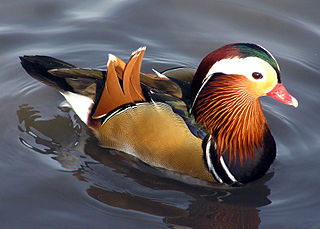
#> input picture opencv.jpg, 320 x 229 px, found by its file name
$ jupyter execute --allow-errors OpenCV_for_images.ipynb   (shell and % lines are left out)
#> lines starting #> are read from the running program, lines starting #| are printed output that depends on the picture
[cell 1]
import cv2
cv2.__version__

[cell 2]
import cv2
import numpy as np
import matplotlib.pyplot as plt

[cell 3]
# reading the image
image = cv2.imread(r'C:\\Users\\New\\Desktop\\Jupyter Notebook\\ML\\Computer Vision\\OpenCV for images\\opencv.jpg')
#> image is the input picture: shape (229, 320, 3); mean B, G, R 93, 92.2, 100.3

#displaying the image with opencv
cv2.imshow('Image', image)
plt.imshow(image)

[cell 4]
# Check whether the image loaded
if image is not None:

    # Convert BGR to RGB
    image_rgb = cv2.cvtColor(image, cv2.COLOR_BGR2RGB)

    # Display image
    plt.imshow(image_rgb)
    plt.title("My Image")
    plt.axis("off")
    plt.show()

else:
    print("Image not found. Check your file path.")

### Resizing the image

[cell 5]
height = 400
width = 400
dimensions = (width, height)
new_image = cv2.resize(image, dimensions )
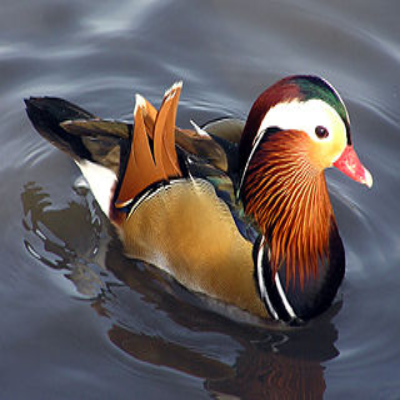
#> new_image: shape (400, 400, 3); mean B, G, R 92.9, 92, 100.2
print("Original image shape:", image.shape)
#| Original image shape: (229, 320, 3)
print("Resized image shape:", new_image.shape)
#| Resized image shape: (400, 400, 3)
cv2.imshow('Resized Image', new_image)
plt.imshow(new_image)

[cell 6]
# Resizing the image using INTER_AREA interpolation
height = 400
width = 400
dimensions = (width, height)
new_image = cv2.resize(image, dimensions, interpolation=cv2.INTER_AREA)
print("Original image shape:", image.shape)
#| Original image shape: (229, 320, 3)
print("Resized image shape:", new_image.shape)
#| Resized image shape: (400, 400, 3)
cv2.imshow('Resized Image', new_image)
plt.imshow(new_image)

[cell 7]
# Resizing with scaling factors
height = image.shape[0]
#> height = 229
width = image.shape[1]
#> width = 320

#we want the new image to be 40% of the original size
scale_factor = 0.4
new_height = int(height * scale_factor)
#> new_height = 91
new_width = int(width * scale_factor)
#> new_width = 128
new_dimensions = (new_width, new_height)
#> new_dimensions = (128, 91)
new_image = cv2.resize(image, new_dimensions, interpolation=cv2.INTER_AREA)
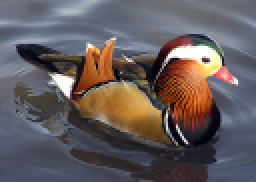
#> new_image: shape (91, 128, 3) (shown 2 times larger); mean B, G, R 93, 92.2, 100.3
print("Original image shape:", image.shape)
#| Original image shape: (229, 320, 3)
print("Resized image shape:", new_image.shape)
#| Resized image shape: (91, 128, 3)
cv2.imshow('Resized Image', new_image)
plt.imshow(new_image)

### Color Conversion

[cell 8]
# 1. Grayscaling the image
gray_image = cv2.cvtColor(image, cv2.COLOR_BGR2GRAY)
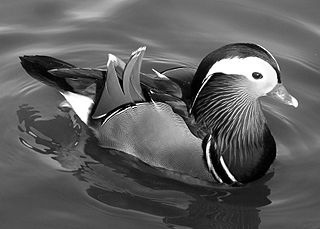
#> gray_image: shape (229, 320); min 0, max 255, mean 94.7
cv2.imshow('Grayscale Image', gray_image)
plt.imshow(gray_image, cmap='gray')

[cell 9]
#2. HSV color space
hsv_image = cv2.cvtColor(image, cv2.COLOR_BGR2HSV)
#> hsv_image: shape (229, 320, 3); mean H, S, V 90.4, 77, 113.6
cv2.imshow('HSV Image', hsv_image)
plt.imshow(hsv_image)

## Adjusting the contrast and brightness of image

#> (a cell that did not finish here is left out)

#> (a cell that did not finish here is left out)

[cell 12]
print("Brightness and Contrast adjusted image shape")
cv2.imshow('Brightness and Contrast Adjusted Image', new_image)
plt.imshow(new_image)

## Gaussian Blurring

[cell 13]
Gaussian1 = cv2.GaussianBlur(image, ksize=(5, 5), sigmaX=0)
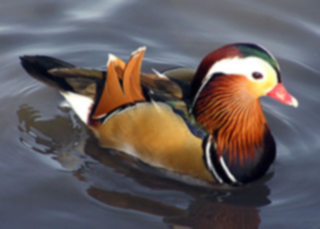
#> Gaussian1: shape (229, 320, 3); mean B, G, R 93, 92.2, 100.3
Gaussian2 = cv2.GaussianBlur(image, ksize=(11, 11), sigmaX=0)
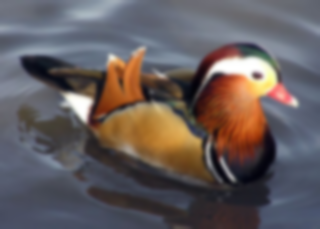
#> Gaussian2: shape (229, 320, 3); mean B, G, R 93, 92.2, 100.3
print("Original image")
cv2.imshow('Original Image', image)
plt.imshow(image)

[cell 14]
print('\n')

print("Output of Gaussian Blur with kernel size (5, 5)")
cv2.imshow('Gaussian Blur (5, 5)', Gaussian1)
plt.imshow(Gaussian1)

[cell 15]
print('\n')

print("Output of Gaussian Blur with kernel size (11, 11)")
cv2.imshow('Gaussian Blur (11, 11)', Gaussian2)
plt.imshow(Gaussian2)

## Image as Multidimensional Arrays

[cell 16]
print('Image Matrix\n', image)
#> (printed output is left out)
print(type(image))
#| <class 'numpy.ndarray'>

[cell 17]
print("The shape of the original image is:", image.shape)
#| The shape of the original image is: (229, 320, 3)
print("size of the original image is:", image.size)
#| size of the original image is: 219840
print("The shape of the grayscale image is:", gray_image.shape)
#| The shape of the grayscale image is: (229, 320)
print("Size of the grayscale image is:", gray_image.size)
#| Size of the grayscale image is: 73280

We observe that the shape of the original RGB image as a three dimensional array, whereas the grayscale image can be seen as a 2d image.

We also observe that the dimension of the original image decreased from a 3D array(229, 320,3) to a 2D array(229, 320) while converting an RGB image into a grayscale image.

## Region of interest

[cell 18]
roi= image[30:200, 50:300]
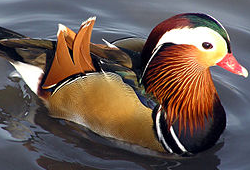
#> roi: shape (170, 250, 3); mean B, G, R 82.7, 90.8, 107.9
cv2.imshow('Region of Interest', roi)
plt.imshow(roi)

$ run again, with Machine Vision Flange Inspection Dashboard.png saved as opencv.jpg
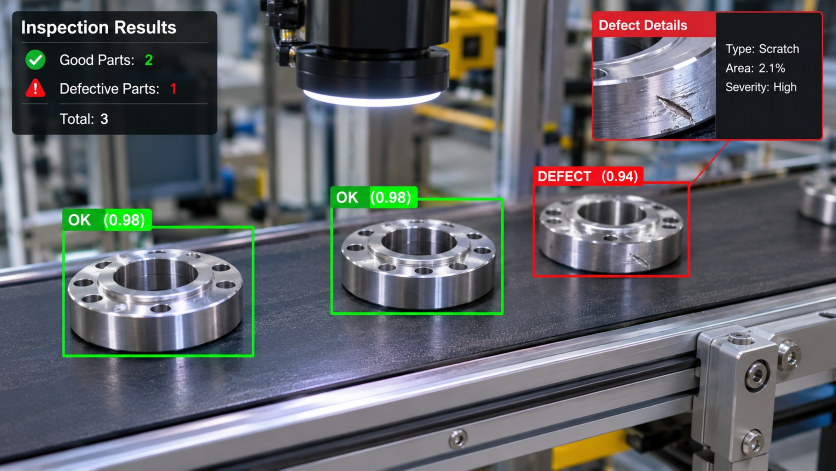
#> input picture Machine Vision Flange Inspection Dashboard.png, 1672 x 941 px, found by its file name (shown at 1/2 size)
#> image is the input picture: shape (941, 1672, 3); mean B, G, R 101.3, 97.2, 95.3
#> `new_image = cv2.resize(image, dimensions )`:
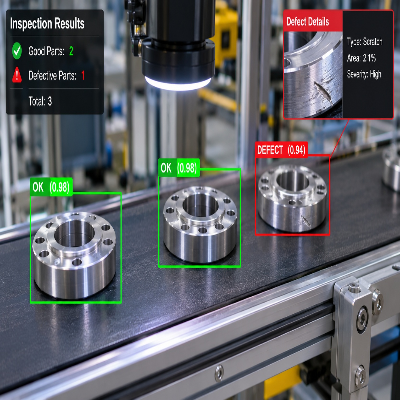
#> new_image: shape (400, 400, 3); mean B, G, R 101.2, 97, 95.2
#| Original image shape: (941, 1672, 3)
#| Resized image shape: (400, 400, 3)
#| Original image shape: (941, 1672, 3)
#| Resized image shape: (400, 400, 3)
#| Original image shape: (941, 1672, 3)
#| Resized image shape: (376, 668, 3)
#> hsv_image: shape (941, 1672, 3); mean H, S, V 103, 52.5, 111.1
#> (printed output is left out)
#| <class 'numpy.ndarray'>
#| The shape of the original image is: (941, 1672, 3)
#| size of the original image is: 4720056
#| The shape of the grayscale image is: (941, 1672)
#| Size of the grayscale image is: 1573352
#> `roi= image[30:200, 50:300]`:
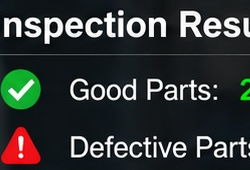
#> roi: shape (170, 250, 3); mean B, G, R 53.9, 54.9, 50.6
